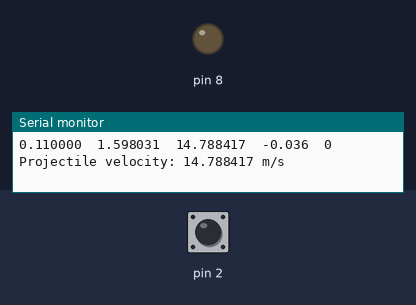
This sketch was run on a simulated Arduino Uno, built with avr-gcc and run on an emulated ATmega328P. On the bench: output pins drawn as LEDs (lit = HIGH), the last lines printed to the serial monitor. Inputs (shaded band) come from the test bench; at power-on: pin 2 HIGH.

Above: at 1.3 s.
1.4 s: pin 2 pulled LOW for 0.15 s
At 1.48 s:
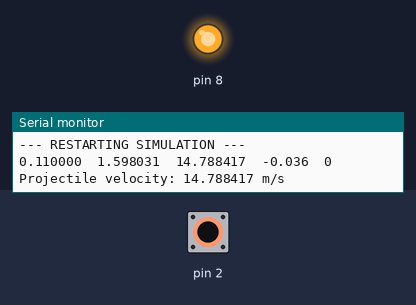
3.0 s: pin 2 pulled LOW for 3.2 s
At 7.0 s:
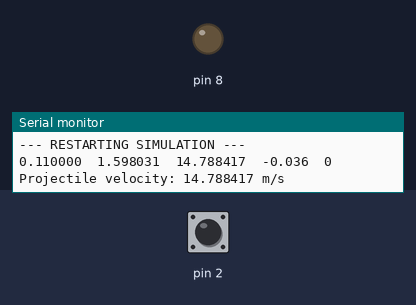
Timing chart, 0 to 8.5 s (numbered marks = the images above; inputs shaded):
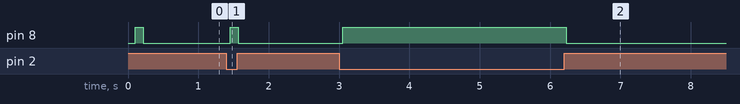

Measured:
- after the input at 1.4 s, pin 8: LOW → HIGH after 0.05 s, → LOW 0.12 s later
- after the input at 3.0 s, pin 8: LOW → HIGH after 0.05 s, → LOW 3.2 s later

The sketch:

sketch_apr3a.ino
```cpp
  using real = double;

  constexpr real mi_0 = 4 * PI * 1e-7;
  constexpr real error = 1;


  struct PelletCharacteristics
  {
    real mass = 0.89 / 100;
    real radius = 3.0 / 1000.0;
    real chi = 1000;
    real volume = PI * pow(radius, 3) * 4 / 3;
  };

  struct Coil
  {
    real radius = 4.0 / 1000.0;
    real length = 0.075;
    real n = 13500;
  };

  class Circuit
  {
      private:
          Coil c;
          real L;
          real C = 2e-3;
          real R = 0.5;
          real V0 = 50;

          void set_L(Coil c)
          {
            L = mi_0 * pow(c.n, 2) * PI * pow(c.radius, 2) / c.length;
          }

      public:
          Circuit(const Coil& coil = Coil{}, real capacitance = 2e-3, real resistance = 0.5, real voltage = 50)
          : c(coil), C(capacitance), R(resistance), V0(voltage)
          {
              set_L(coil);
          }

          void set_R(real r)
          {
            R = r;
          }

          void set_L(real l)
          {
            L = l;
          }

          void set_C(real c)
          {
            C = c;
          }

          void set_V0(real v0)
          {
            V0 = v0;
          }

          real get_R() const { return R; }
          real get_L() const { return L; }
          real get_C() const { return C; }
          real get_V0() const { return V0; }
  };


  class Pellet
  {
    public:

      PelletCharacteristics characteristics;

    private:

      real x = 0; //Distance
      real v = 0; //Velocity
      real a = 0; //Acceleration
      real force = 0; //Force

    public:

      Pellet(const PelletCharacteristics& chars = PelletCharacteristics{}, real x_pos = 0, real vel = 0, real acc = 0, real force = 0)
      : characteristics(chars), x(x_pos), v(vel), a(acc), force(force) {}

      real get_x() const { return x; }
      real get_a() const { return a; }
      real get_v() const { return v; }
      real get_F() const { return force; }
      void set_x(real x_new) { x = x_new; }

      void update(real dt, real f_new)
      {
          force = f_new;
          a = force / characteristics.mass;
          v += a * dt;
          x += v * dt;
      }

      void reset(real x_pos = 0, real vel = 0, real acc = 0, real force_val = 0)
      {
          x = x_pos;
          v = vel;
          a = acc;
          force = force_val;
      }
  };


  class Experiment
  {
      public:

          Coil coil;
          bool simulation_running = true;
          real simulation_time = 0;
          unsigned long last_real_time = 0;
      private:
          Pellet pellet;
          Circuit circuit;
          real t = 0;

          real d_term(real pos, real coil_radius) const
          {
              return pow(coil_radius, 2) / pow(pow(coil_radius, 2) + pow(pos, 2), 1.5);
          }

          real current(real time)
          {
            real v0 = circuit.get_V0();
            real r = circuit.get_R();
            real l = circuit.get_L();
            real c = circuit.get_C();

            real alpha = r / (2 * l);
            real omega_0 = 1 / sqrt(l * c);
            real beta = 0;
            real error = 16e-8;

            if (alpha > omega_0)
            {
                beta = sqrt(alpha * alpha - omega_0 * omega_0);
                return (v0 / (2 * l * beta)) * exp(-alpha * time) * (exp(beta * time) - exp(-beta * time));
            }

            if (abs(alpha - omega_0) <= error)
            {
              return (v0 / l) * time * exp(-alpha * time);
            }

            real omega = sqrt(-alpha * alpha + omega_0 * omega_0);
            return (v0 / (omega * l)) * exp(-alpha * time) * sin(omega * time);
          }


      public:
          Experiment(const Pellet& p = Pellet{}, const Coil& c = Coil{}, const Circuit& ci = Circuit{})
          : pellet(p), coil(c), circuit(ci) {};


          void step(real dt)
          {
              t += dt;

              real I = current(t);

              real x = pellet.get_x();
              real L = coil.length;
              real R = coil.radius;

              real z_plus = x + L/2;
              real z_minus = x - L/2;

              real term1 = z_plus / sqrt(R*R + z_plus*z_plus);
              real term2 = z_minus / sqrt(R*R + z_minus*z_minus);
              real B = (mi_0 * coil.n * I / 2) * (term1 - term2);

              real d_term1 = (R*R) / pow(R*R + z_plus*z_plus, 1.5);
              real d_term2 = (R*R) / pow(R*R + z_minus*z_minus, 1.5);
              real grad = (mi_0 * coil.n * I / 2) * (d_term1 - d_term2);

              real F_magnetic = (pellet.characteristics.volume*pellet.characteristics.chi / mi_0) * B * grad;

              real damping_coefficient = 0.001;
              real F_damping = damping_coefficient * pellet.get_v();
              real F_total = F_magnetic - F_damping;

              pellet.update(dt, F_total);
          }

          real get_time() const { return t; }
          const Pellet& get_pellet() const { return pellet; }
          const Circuit& get_circuit() const { return circuit; }

          real get_pellet_x() const { return pellet.get_x(); }
          real get_pellet_v() const { return pellet.get_v(); }
          real get_pellet_a() const { return pellet.get_a(); }
          real get_pellet_F() const { return pellet.get_F(); }


          real get_current()
          {
              return current(t);
          }

          bool is_pellet_in_coil() const
          {
              return (pellet.get_x() >= -coil.length/2 && pellet.get_x() <= coil.length/2);
          }

          void restart_sim()
          {
              t = 0;
              simulation_time = 0;
              simulation_running = true;
              last_real_time = millis();

              real length_over_two = coil.length / 2.0;
              real start_x = -(length_over_two + length_over_two * 0.01);
              pellet.reset(start_x, 0, 0, 0);
          }

  };


Experiment Exp;
const real TARGET_DT = 0.01;
bool last_button_state = HIGH;
unsigned long last_debounce_time = 0;
const unsigned long debounce_delay = 50;

void setup()
{
    Serial.begin(115200);
    delay(100);
    pinMode(8, OUTPUT);
    pinMode(2, INPUT_PULLUP);
    PelletCharacteristics chars;

    Coil coil;
    Circuit circ(coil, 0.002, 0.5, 50);
    Pellet pellet(chars);

    real length_over_two = coil.length / 2.0;
    real start_x = -(length_over_two + length_over_two * 0.01);
    pellet.set_x(start_x);

    Exp = Experiment(pellet, coil, circ);

    Exp.last_real_time = micros();
    Serial.println("---\n");
    Serial.println("Start!");
    Serial.println("Time(s)\tPosition(m)\tVelocity(m/s)\tCurrent(A)\tIn Coil");
    Serial.println("");
    digitalWrite(8, HIGH);
}

  void loop()
  {
    bool button_reading = digitalRead(2);

    if (button_reading != last_button_state) {
        last_debounce_time = millis();
    }

    if ((millis() - last_debounce_time) > debounce_delay) {
        if (button_reading == LOW && Exp.simulation_running == false) {
            Serial.println("\n--- RESTARTING SIMULATION ---\n");
            Exp.restart_sim();
            digitalWrite(8, HIGH);
        }
    }

    last_button_state = button_reading;

      unsigned long current_real_time = micros();
      unsigned long elapsed_real = current_real_time - Exp.last_real_time;

      if (Exp.simulation_running)
      {
          unsigned long target_dt_us = TARGET_DT * 1000000.0;

          unsigned long steps_to_run = elapsed_real / target_dt_us;

          for (unsigned long i = 0; i < steps_to_run && Exp.simulation_running; i++)
          {
              Exp.step(TARGET_DT);
              Exp.simulation_time += TARGET_DT;

              if (abs(Exp.get_current()) <= error)
              {

                  Serial.print(Exp.get_time(), 6);
                  Serial.print("\t");
                  Serial.print(Exp.get_pellet_x(), 6);
                  Serial.print("\t");
                  Serial.print(Exp.get_pellet_v(), 6);
                  Serial.print("\t");
                  Serial.print(Exp.get_current(), 3);
                  Serial.print("\t");
                  Serial.println(Exp.is_pellet_in_coil());

                  Serial.print("Projectile velocity: ");
                  Serial.print(Exp.get_pellet_v(), 6);
                  Serial.println(" m/s");
                  Exp.simulation_running = false;
                  break;

              }

              if (Exp.simulation_time > 1.0)
              {
                  Exp.simulation_running = false;
                  Serial.println("\n- Error - ");
                  break;
              }
          }

          Exp.last_real_time += steps_to_run * target_dt_us;
      }

      else
      {
        digitalWrite(8, LOW);
      }


  }
```
